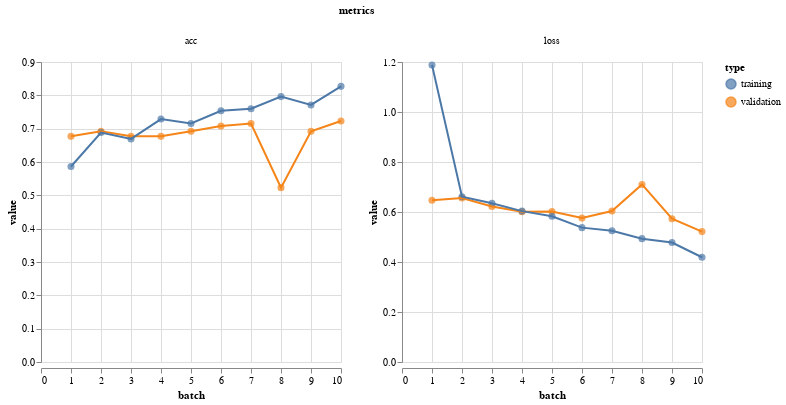

Write notebook code for a chart like this one.
### Code cell
vis.metrics(mlp_metrics)

### Figure 1 — Vega-Lite specification as saved in the notebook (floating-point values rounded to 4 significant figures)
{"$schema": "https://vega.github.io/schema/vega-lite/v2.4.3.json", "config": {"view": {"height": 300, "width": 400}}, "data": {"values": [{"batch": 1, "metrics": "loss", "type": "validation", "value": 0.6467}, {"batch": 2, "metrics": "loss", "type": "validation", "value": 0.6562}, {"batch": 3, "metrics": "loss", "type": "validation", "value": 0.6222}, {"batch": 4, "metrics": "loss", "type": "validation", "value": 0.6011}, {"batch": 5, "metrics": "loss", "type": "validation", "value": 0.6016}, {"batch": 6, "metrics": "loss", "type": "validation", "value": 0.5756}, {"batch": 7, "metrics": "loss", "type": "validation", "value": 0.6037}, {"batch": 8, "metrics": "loss", "type": "validation", "value": 0.7103}, {"batch": 9, "metrics": "loss", "type": "validation", "value": 0.5729}, {"batch": 10, "metrics": "loss", "type": "validation", "value": 0.5216}, {"batch": 1, "metrics": "acc", "type": "validation", "value": 0.6769}, {"batch": 2, "metrics": "acc", "type": "validation", "value": 0.6923}, {"batch": 3, "metrics": "acc", "type": "validation", "value": 0.6769}, {"batch": 4, "metrics": "acc", "type": "validation", "value": 0.6769}, {"batch": 5, "metrics": "acc", "type": "validation", "value": 0.6923}, {"batch": 6, "metrics": "acc", "type": "validation", "value": 0.7077}, {"batch": 7, "metrics": "acc", "type": "validation", "value": 0.7154}, {"batch": 8, "metrics": "acc", "type": "validation", "value": 0.5231}, {"batch": 9, "metrics": "acc", "type": "validation", "value": 0.6923}, {"batch": 10, "metrics": "acc", "type": "validation", "value": 0.7231}, {"batch": 1, "metrics": "loss", "type": "training", "value": 1.188}, {"batch": 2, "metrics": "loss", "type": "training", "value": 0.6612}, {"batch": 3, "metrics": "loss", "type": "training", "value": 0.6349}, {"batch": 4, "metrics": "loss", "type": "training", "value": 0.6036}, {"batch": 5, "metrics": "loss", "type": "training", "value": 0.5829}, {"batch": 6, "metrics": "loss", "type": "training", "value": 0.5375}, {"batch": 7, "metrics": "loss", "type": "training", "value": 0.5247}, {"batch": 8, "metrics": "loss", "type": "training", "value": 0.4934}, {"batch": 9, "metrics": "loss", "type": "training", "value": 0.4779}, {"batch": 10, "metrics": "loss", "type": "training", "value": 0.419}, {"batch": 1, "metrics": "acc", "type": "training", "value": 0.5865}, {"batch": 2, "metrics": "acc", "type": "training", "value": 0.6885}, {"batch": 3, "metrics": "acc", "type": "training", "value": 0.6692}, {"batch": 4, "metrics": "acc", "type": "training", "value": 0.7288}, {"batch": 5, "metrics": "acc", "type": "training", "value": 0.7154}, {"batch": 6, "metrics": "acc", "type": "training", "value": 0.7538}, {"batch": 7, "metrics": "acc", "type": "training", "value": 0.7596}, {"batch": 8, "metrics": "acc", "type": "training", "value": 0.7962}, {"batch": 9, "metrics": "acc", "type": "training", "value": 0.7712}, {"batch": 10, "metrics": "acc", "type": "training", "value": 0.8269}]}, "facet": {"column": {"field": "metrics", "type": "nominal"}}, "resolve": {"scale": {"color": "shared", "x": "shared", "y": "independent"}}, "spec": {"layer": [{"encoding": {"color": {"field": "type", "type": "nominal"}, "tooltip": [{"field": "batch", "type": "quantitative"}, {"field": "value", "type": "quantitative"}], "x": {"field": "batch", "type": "quantitative"}, "y": {"field": "value", "type": "quantitative"}}, "height": 300, "mark": {"size": 50, "type": "circle"}, "width": 300}, {"encoding": {"color": {"field": "type", "type": "nominal"}, "x": {"field": "batch", "type": "quantitative"}, "y": {"field": "value", "type": "quantitative"}}, "height": 300, "mark": "line", "width": 300}]}}
